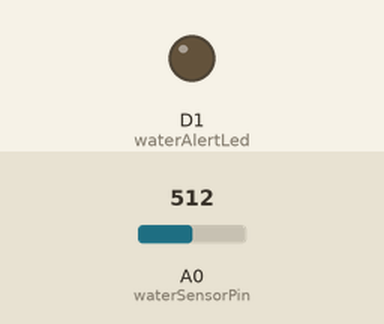
This sketch was run on a simulated ESP8266 (NodeMCU). Shown: output pins drawn as LEDs (lit = HIGH). The inputs (shaded band) are chosen by the test bench; at power-on: A0 (waterSensorPin) = 512. WiFi joins after 1.5 s; servers stay silent unless stated; what the sketch prints to the serial monitor is not drawn.

Above: at 2.7 s.
2.8 s: A0 (waterSensorPin) set to 317
4.3 s: A0 (waterSensorPin) set to 288
At 5.6 s:
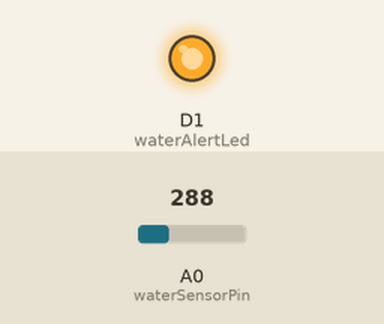
7.3 s: A0 (waterSensorPin) set to 306
At 8.1 s:
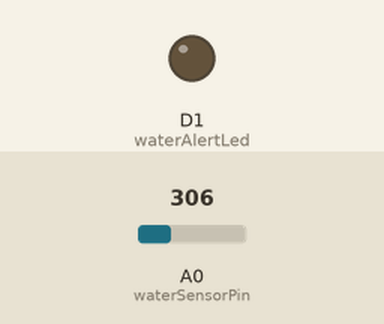
8.8 s: A0 (waterSensorPin) set to 290
At 9.4 s:
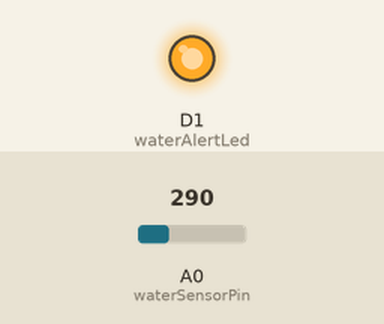
Timing chart, 0 to 11.3 s (numbered marks = the images above; inputs shaded):
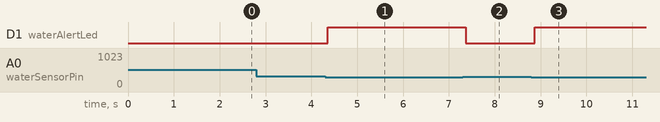

The sketch:

watering_system.ino
```cpp
#include <SoftwareSerial.h>

#include <ESP8266WiFi.h>
#include <ESPAsyncTCP.h>
#include <ESPAsyncWebServer.h>

// Water Sensor
#define ALERT_WATER_LEVEL 300
const int waterSensorPin = A0;
const int waterAlertLed = D1;
int waterSensorValue = 0;

// Uno connection
SoftwareSerial s(D6, D5);  // RX, TX

// WiFi
AsyncWebServer server(80);
const char* ssid = "Orange-69vy";
const char* password = "wfEZ9myy";
const char index_html[] PROGMEM = R"rawliteral(
<!DOCTYPE HTML><html><head>
  <title>ESP Input Form</title>
  <meta name="viewport" content="width=device-width, initial-scale=1">
  </head><body>
  <form action="/get">
    input: <input type="text" name="input">
    <input type="submit" value="Submit">
  </form>
  </body></html>)rawliteral";

void notFound(AsyncWebServerRequest *request) {
  request->send(404, "text/plain", "Not found");
}

void setup() {
  // Water Sensor
  pinMode(waterSensorPin, INPUT);
  pinMode(waterAlertLed, OUTPUT);

  // Uno connection
  s.begin(9600);

  // WiFi
  Serial.begin(115200);
  WiFi.mode(WIFI_STA);
  WiFi.begin(ssid, password);
  if (WiFi.waitForConnectResult() != WL_CONNECTED) {
    Serial.println("WiFi Failed!");
    return;
  }
  Serial.println();
  Serial.print("IP Address: ");
  Serial.println(WiFi.localIP());

  // Send web page with input fields to client
  server.on("/", HTTP_GET, [](AsyncWebServerRequest *request){
    request->send_P(200, "text/html", index_html);
  });

  // Send a GET request to <ESP_IP>/get?input=<inputMessage>
  server.on("/get", HTTP_GET, [] (AsyncWebServerRequest *request) {
    String inputTime;
    // GET input1 value on <ESP_IP>/get?input1=<inputMessage>
    if (request->hasParam("input")) {
      inputTime = request->getParam("input")->value();
    }
    else {
      inputTime = "No message sent";
    }
    //Serial.println(inputTime);
    if (!inputTime.equals("No message sent")) {
      char t[10];
      inputTime.toCharArray(t, 10);
      t[8] = '_';
      t[9] = '\0';
      Serial.println(t);
      s.write(t);
    }
    request->send(200, "text/html", "Irrigation will happen every " + inputTime +
                                "<br><a href=\"/\">Return to Home Page</a>");
  });
  server.onNotFound(notFound);
  server.begin();
}
void loop() {
  waterSensorValue = analogRead(waterSensorPin);
  delay(50);

  if (waterSensorValue < ALERT_WATER_LEVEL) {
      digitalWrite(waterAlertLed, HIGH);
  }
  else {
    digitalWrite(waterAlertLed, LOW);
  }
}
```

Measured:
- the behaviour switches between 300 and 299 on A0 (waterSensorPin) (found by bisection; images 0 and 1)
- after the input at 2.8 s, every drawn part: stays the same
- after the input at 4.3 s, D1 (waterAlertLed): LOW → HIGH after 0.06 s
- after the input at 7.3 s, D1 (waterAlertLed): HIGH → LOW after 0.07 s
- after the input at 8.8 s, D1 (waterAlertLed): LOW → HIGH after 0.07 s
